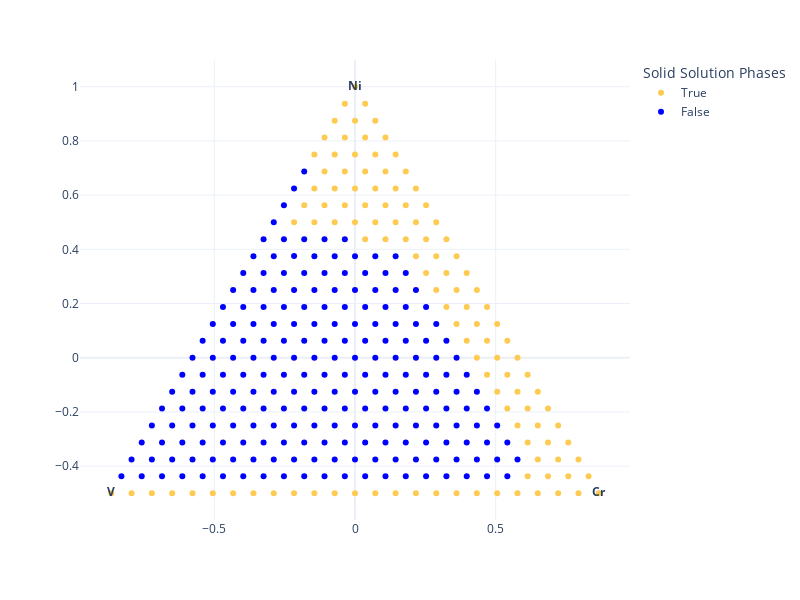

Notebook cell for this chart:
### Code cell
pureComponentIndices = nimplex.pure_component_indexes_py(3, slen)
labels = ['']*len(gridAtt_projected_df)
for comp, idx in zip(["Ni", "Cr", "V"], pureComponentIndices):
    labels[idx] = "<b>"+comp+"</b>"
fig = px.scatter(gridAtt_projected_df, x='x', y='y', color=gridFeasible2, text=labels, 
              template='plotly_white', width=800, height=600, color_discrete_map=color_map, 
              labels={'color':'Solid Solution Phases', 'x':'', 'y':''})
fig.show()

### Figure 1 — Plotly figure (JSON) as saved in the notebook; plotly's stock layout.template omitted (floating-point values rounded to 4 significant figures; data arrays with more than 128 entries replaced by an {"elided": "..."} marker saying what was removed)
{"data": [{"hovertemplate": "Solid Solution Phases=True<br>=%{y}<br>text=%{text}<extra></extra>", "legendgroup": "True", "marker": {"color": "#FECB52", "symbol": "circle"}, "mode": "markers+text", "name": "True", "orientation": "v", "showlegend": true, "text": ["<b>V</b>", "", "", "", "", "", "", "", "", "", "", "", "", "", "", "", "", "", "", "", "", "", "", "", "<b>Cr</b>", "", "", "", "", "", "", "", "", "", "", "", "", "", "", "", "", "", "", "", "", "", "", "", "", "", "", "", "", "", "", "", "", "", "", "", "", "", "", "", "", "", "", "", "", "", "", "", "", "", "", "", "", "", "", "", "", "", "", "", "", "", "", "", "", "", "", "", "", "", "", "", "", "", "", "", "", "", "", "", "", "", "", "", "", "", "", "", "", "<b>Ni</b>"], "type": "scatter", "x": [-0.866, -0.7939, -0.7217, -0.6495, -0.5774, -0.5052, -0.433, -0.3608, -0.2887, -0.2165, -0.1443, -0.07217, 0, 0.07217, 0.1443, 0.2165, 0.2887, 0.3608, 0.433, 0.5052, 0.5774, 0.6495, 0.7217, 0.7939, 0.866, 0.6134, 0.6856, 0.7578, 0.8299, 0.6495, 0.7217, 0.7939, 0.6134, 0.6856, 0.7578, 0.5774, 0.6495, 0.7217, 0.5413, 0.6134, 0.6856, 0.5052, 0.5774, 0.6495, 0.4691, 0.5413, 0.6134, 0.433, 0.5052, 0.5774, 0.3969, 0.4691, 0.5413, 0.3608, 0.433, 0.5052, 0.3248, 0.3969, 0.4691, 0.2887, 0.3608, 0.433, 0.2526, 0.3248, 0.3969, 0.2165, 0.2887, 0.3608, 0.03608, 0.1083, 0.1804, 0.2526, 0.3248, -0.2165, -0.1443, -0.07217, 8.012e-18, 0.07217, 0.1443, 0.2165, 0.2887, -0.1804, -0.1083, -0.03608, 0.03608, 0.1083, 0.1804, 0.2526, -0.1443, -0.07217, 0, 0.07217, 0.1443, 0.2165, -0.1083, -0.03608, 0.03608, 0.1083, 0.1804, -0.1443, -0.07217, 4.006e-18, 0.07217, 0.1443, -0.1083, -0.03608, 0.03608, 0.1083, -0.07217, 2.003e-18, 0.07217, -0.03608, 0.03608, 0], "xaxis": "x", "y": [-0.5, -0.5, -0.5, -0.5, -0.5, -0.5, -0.5, -0.5, -0.5, -0.5, -0.5, -0.5, -0.5, -0.5, -0.5, -0.5, -0.5, -0.5, -0.5, -0.5, -0.5, -0.5, -0.5, -0.5, -0.5, -0.4375, -0.4375, -0.4375, -0.4375, -0.375, -0.375, -0.375, -0.3125, -0.3125, -0.3125, -0.25, -0.25, -0.25, -0.1875, -0.1875, -0.1875, -0.125, -0.125, -0.125, -0.0625, -0.0625, -0.0625, -3.469e-17, -1.735e-17, 0, 0.0625, 0.0625, 0.0625, 0.125, 0.125, 0.125, 0.1875, 0.1875, 0.1875, 0.25, 0.25, 0.25, 0.3125, 0.3125, 0.3125, 0.375, 0.375, 0.375, 0.4375, 0.4375, 0.4375, 0.4375, 0.4375, 0.5, 0.5, 0.5, 0.5, 0.5, 0.5, 0.5, 0.5, 0.5625, 0.5625, 0.5625, 0.5625, 0.5625, 0.5625, 0.5625, 0.625, 0.625, 0.625, 0.625, 0.625, 0.625, 0.6875, 0.6875, 0.6875, 0.6875, 0.6875, 0.75, 0.75, 0.75, 0.75, 0.75, 0.8125, 0.8125, 0.8125, 0.8125, 0.875, 0.875, 0.875, 0.9375, 0.9375, 1], "yaxis": "y"}, {"hovertemplate": "Solid Solution Phases=False<br>=%{y}<br>text=%{text}<extra></extra>", "legendgroup": "False", "marker": {"color": "blue", "symbol": "circle"}, "mode": "markers+text", "name": "False", "orientation": "v", "showlegend": true, "text": {"elided": "211 str values"}, "type": "scatter", "x": {"elided": "211 float values"}, "xaxis": "x", "y": {"elided": "211 float values"}, "yaxis": "y"}], "layout": {"height": 600, "legend": {"title": {"text": "Solid Solution Phases"}, "tracegroupgap": 0}, "margin": {"t": 60}, "width": 800, "xaxis": {"anchor": "y", "domain": [0, 1], "title": {"text": ""}}, "yaxis": {"anchor": "x", "domain": [0, 1], "title": {"text": ""}}}}
